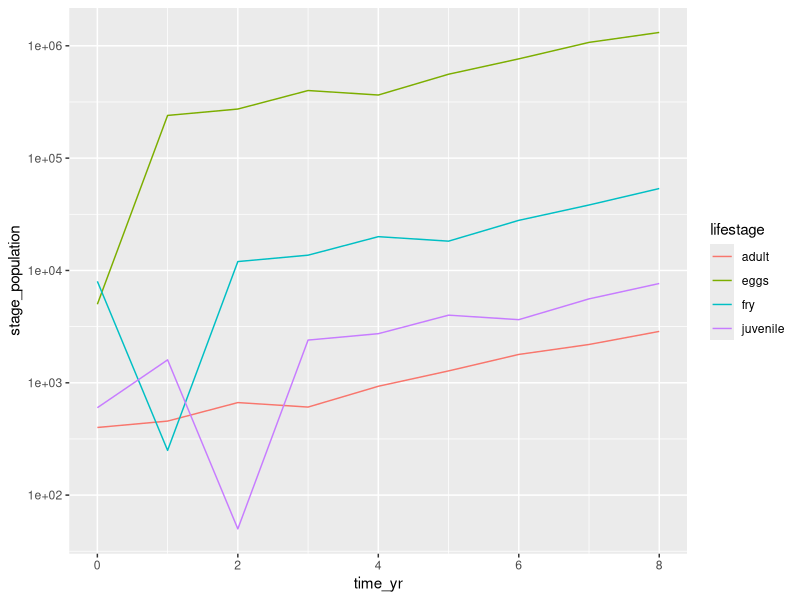
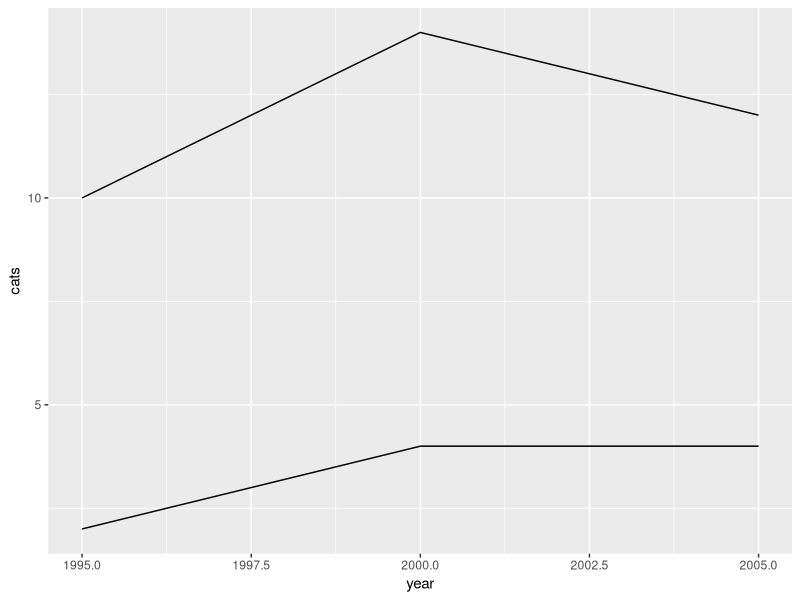

The R source for these figures, in order:
## ---- chunk 1
knitr::opts_chunk$set(echo = TRUE)
library(tidyverse)
## ---- chunk 2
# Make the Leslie Matrix:
fish_leslie <- matrix(c(0, 0, 0, 600, 0.05, 0, 0, 0, 0, 0.20, 0, 0, 0, 0, 0.16, 0.9), nrow = 4, ncol = 4, byrow = TRUE)

# Check it out: 
fish_leslie
## ---- chunk 3
# Initial population structure (Roe, Fry, Juvenile, Adult): 
fish_year0 <- c(5000, 8000, 600, 400)
## ---- chunk 4
# Model projections

# Creating a sequence from 0 to 8 w increments of 1 and assigned it years
time_yr <- seq(from = 0, to = 8, by = 1)

# Create a matrix using fish years intial and rows populating by year- 9 rows , 4 cols
proj_year <- matrix(ncol = length(fish_year0), nrow = length(time_yr))

# Populate rows first by fish years(initial), "this is saying i want row 1 of proj year matrix to be populated by the initial condition of fish_year0" -allison
proj_year[1, ] <- fish_year0

#For loop demonstrating to pull the time_yr vector and populate it with projected years with rows first and assigning that with the corresponding col that will multiply but the projected year (-1- so populating first growth)
for (i in 2:length(time_yr)) { #first population is year so she sets it to 2
  proj_year[i,] <- fish_leslie %*% proj_year[i-1,] # dot product of that matrix of coefficients (that tell me expected change) and the row containing the population structure data from the previous cycle
}

# The rest is wrangling & visualization (run to check it out): #reassigning of porj year to :
colnames(proj_year) <- c("eggs", "fry", "juvenile", "adult")

#Pivot longer across all cols except "-time_yr" and take all col names and put those into single cols and take all values of thos cols and move it to a new one called stage population
proj_df <- data.frame(time_yr, proj_year) %>% 
  pivot_longer(cols = -time_yr, names_to = "lifestage", values_to = "stage_population")

ggplot(data = proj_df, aes(x = time_yr, y = stage_population)) +
  geom_line(aes(color = lifestage)) +
  scale_y_log10()

## ---- chunk 5
demo <- data.frame(year = c(1995, 2000, 2005),
                   cats = c(2, 4, 4),
                   dogs = c(10, 14, 12))

ggplot(data = demo) + 
  geom_line(aes(x = year, y = cats)) +
  geom_line(aes(x = year, y = dogs)) 


demo_longer <- demo |>
  pivot_longer(cols = c(cats, dogs), names_to = "species", values_to = "count")
